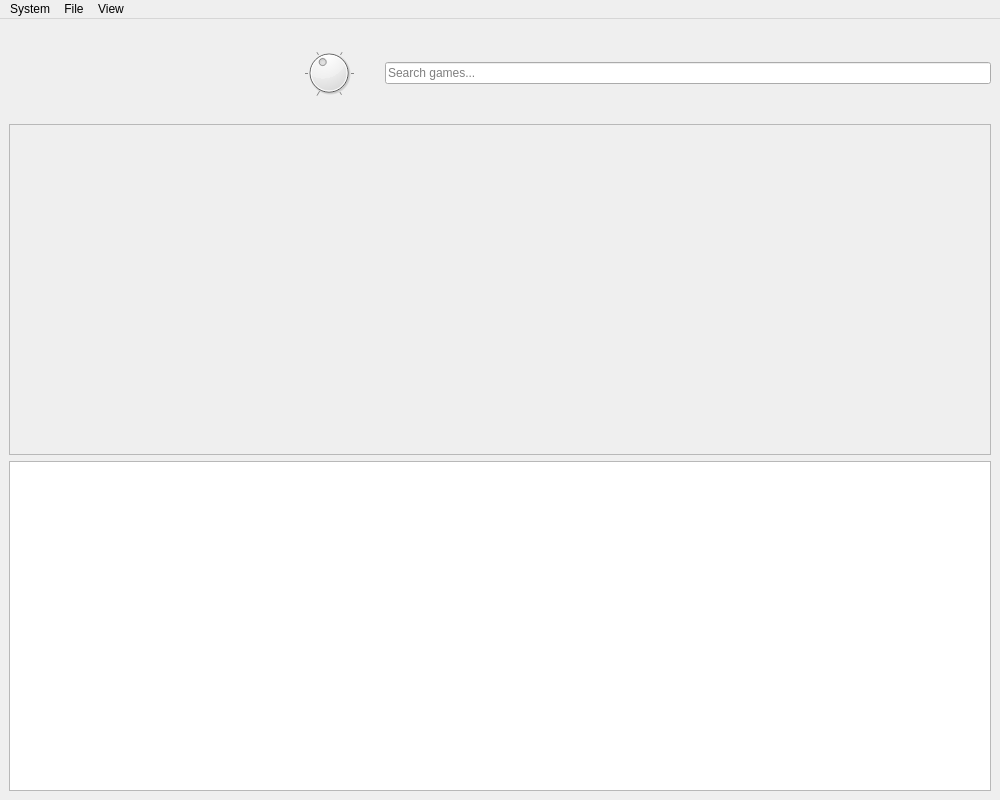
<?xml version="1.0" encoding="UTF-8"?>
<ui version="4.0">
 <class>MainWindow</class>
 <widget class="QMainWindow" name="MainWindow">
  <property name="geometry">
   <rect>
    <x>0</x>
    <y>0</y>
    <width>1000</width>
    <height>800</height>
   </rect>
  </property>
  <property name="windowTitle">
   <string>Perch - Game Library</string>
  </property>
  <widget class="QWidget" name="centralwidget">
   <layout class="QVBoxLayout" name="verticalLayout">
    <item>
     <layout class="QHBoxLayout" name="topRowLayout">
      <property name="topMargin">
       <number>20</number>
      </property>
      <property name="bottomMargin">
       <number>20</number>
      </property>
      <property name="sizeConstraint"><enum>QLayout::SetFixedSize</enum></property>
      <item>
       <widget class="QToolButton" name="settings_button">
        <property name="minimumSize">
         <size>
          <width>48</width>
          <height>48</height>
         </size>
        </property>
        <property name="maximumSize">
         <size>
          <width>48</width>
          <height>48</height>
         </size>
        </property>
        <property name="sizePolicy">
         <sizepolicy hsizetype="Fixed" vsizetype="Fixed">
          <horstretch>0</horstretch>
          <verstretch>0</verstretch>
         </sizepolicy>
        </property>
        <property name="icon">
         <iconset>
          <normaloff>:/assets/settings_icon.png</normaloff>
         </iconset>
        </property>
        <property name="iconSize">
         <size>
          <width>48</width>
          <height>48</height>
         </size>
        </property>
        <property name="toolTip">
         <string>Settings</string>
        </property>
        <property name="autoRaise">
         <bool>true</bool>
        </property>
        <property name="toolButtonStyle">
         <enum>Qt::ToolButtonIconOnly</enum>
        </property>
       </widget>
      </item>
      <item>
       <widget class="QToolButton" name="controller_config_button">
        <property name="minimumSize">
         <size>
          <width>48</width>
          <height>48</height>
         </size>
        </property>
        <property name="maximumSize">
         <size>
          <width>48</width>
          <height>48</height>
         </size>
        </property>
        <property name="sizePolicy">
         <sizepolicy hsizetype="Fixed" vsizetype="Fixed">
          <horstretch>0</horstretch>
          <verstretch>0</verstretch>
         </sizepolicy>
        </property>
        <property name="icon">
         <iconset>
          <normaloff>:/assets/controller_config_icon.png</normaloff>
         </iconset>
        </property>
        <property name="iconSize">
         <size>
          <width>48</width>
          <height>48</height>
         </size>
        </property>
        <property name="toolTip">
         <string>Controller Config</string>
        </property>
        <property name="autoRaise">
         <bool>true</bool>
        </property>
        <property name="toolButtonStyle">
         <enum>Qt::ToolButtonIconOnly</enum>
        </property>
       </widget>
      </item>
      <item>
       <widget class="QToolButton" name="grid_button">
        <property name="minimumSize">
         <size>
          <width>48</width>
          <height>48</height>
         </size>
        </property>
        <property name="maximumSize">
         <size>
          <width>48</width>
          <height>48</height>
         </size>
        </property>
        <property name="sizePolicy">
         <sizepolicy hsizetype="Fixed" vsizetype="Fixed">
          <horstretch>0</horstretch>
          <verstretch>0</verstretch>
         </sizepolicy>
        </property>
        <property name="icon">
         <iconset>
          <normaloff>:/assets/grid_icon.png</normaloff>
         </iconset>
        </property>
        <property name="iconSize">
         <size>
          <width>48</width>
          <height>48</height>
         </size>
        </property>
        <property name="toolTip">
         <string>Grid View</string>
        </property>
        <property name="autoRaise">
         <bool>true</bool>
        </property>
        <property name="toolButtonStyle">
         <enum>Qt::ToolButtonIconOnly</enum>
        </property>
       </widget>
      </item>
      <item>
       <widget class="QToolButton" name="list_button">
        <property name="minimumSize">
         <size>
          <width>48</width>
          <height>48</height>
         </size>
        </property>
        <property name="maximumSize">
         <size>
          <width>48</width>
          <height>48</height>
         </size>
        </property>
        <property name="sizePolicy">
         <sizepolicy hsizetype="Fixed" vsizetype="Fixed">
          <horstretch>0</horstretch>
          <verstretch>0</verstretch>
         </sizepolicy>
        </property>
        <property name="icon">
         <iconset>
          <normaloff>:/assets/list_icon.png</normaloff>
         </iconset>
        </property>
        <property name="iconSize">
         <size>
          <width>48</width>
          <height>48</height>
         </size>
        </property>
        <property name="toolTip">
         <string>List View</string>
        </property>
        <property name="autoRaise">
         <bool>true</bool>
        </property>
        <property name="toolButtonStyle">
         <enum>Qt::ToolButtonIconOnly</enum>
        </property>
       </widget>
      </item>
      <item>
       <widget class="QToolButton" name="title_toggle_button">
        <property name="minimumSize">
         <size>
          <width>48</width>
          <height>48</height>
         </size>
        </property>
        <property name="maximumSize">
         <size>
          <width>48</width>
          <height>48</height>
         </size>
        </property>
        <property name="sizePolicy">
         <sizepolicy hsizetype="Fixed" vsizetype="Fixed">
          <horstretch>0</horstretch>
          <verstretch>0</verstretch>
         </sizepolicy>
        </property>
        <property name="icon">
         <iconset>
          <normaloff>:/assets/tag_icon.png</normaloff>
         </iconset>
        </property>
        <property name="iconSize">
         <size>
          <width>48</width>
          <height>48</height>
         </size>
        </property>
        <property name="toolTip">
         <string>Show Titles</string>
        </property>
        <property name="checkable">
         <bool>true</bool>
        </property>
        <property name="autoRaise">
         <bool>true</bool>
        </property>
        <property name="toolButtonStyle">
         <enum>Qt::ToolButtonIconOnly</enum>
        </property>
       </widget>
      </item>
      <item>
       <widget class="QDial" name="gridSizeDial">
        <property name="minimum">
         <number>1</number>
        </property>
        <property name="maximum">
         <number>6</number>
        </property>
        <property name="value">
         <number>3</number>
        </property>
        <property name="notchesVisible">
         <bool>true</bool>
        </property>
       </widget>
      </item>
      <item>
       <widget class="QLineEdit" name="search_bar">
        <property name="placeholderText">
         <string>Search games...</string>
        </property>
       </widget>
      </item>
     </layout>
    </item>
    <item>
     <widget class="QScrollArea" name="scrollArea">
      <property name="widgetResizable">
       <bool>true</bool>
      </property>
      <widget class="QWidget" name="scrollAreaWidgetContents">
       <property name="geometry">
        <rect>
         <x>0</x>
         <y>0</y>
         <width>974</width>
         <height>651</height>
        </rect>
       </property>
       <layout class="QGridLayout" name="gridLayout"/>
      </widget>
     </widget>
    </item>
    <item>
     <widget class="QListView" name="listView">
      <property name="visible">
       <bool>false</bool>
      </property>
     </widget>
    </item>
   </layout>
  </widget>
  <widget class="QMenuBar" name="menubar">
   <property name="geometry">
    <rect>
     <x>0</x>
     <y>0</y>
     <width>1000</width>
     <height>37</height>
    </rect>
   </property>
   <widget class="QMenu" name="menuSystem">
    <property name="title">
     <string>System</string>
    </property>
    <addaction name="actionSettings"/>
    <addaction name="actionControllerSettings"/>
   </widget>
   <widget class="QMenu" name="menuFile">
    <property name="title">
     <string>File</string>
    </property>
    <addaction name="actionAddGame"/>
    <addaction name="actionExit"/>
   </widget>
   <widget class="QMenu" name="menuView">
    <property name="title">
     <string>View</string>
    </property>
    <addaction name="actionToggleTitles"/>
    <addaction name="actionGridView"/>
    <addaction name="actionListView"/>
   </widget>
   <addaction name="menuSystem"/>
   <addaction name="menuFile"/>
   <addaction name="menuView"/>
  </widget>
  <action name="actionSettings">
   <property name="text">
    <string>Settings</string>
   </property>
  </action>
  <action name="actionControllerSettings">
   <property name="text">
    <string>Controller Settings...</string>
   </property>
  </action>
  <action name="actionAddGame">
   <property name="text">
    <string>Add Game</string>
   </property>
  </action>
  <action name="actionExit">
   <property name="text">
    <string>Exit</string>
   </property>
  </action>
  <action name="actionToggleTitles">
   <property name="checkable">
    <bool>true</bool>
   </property>
   <property name="text">
    <string>Show Titles</string>
   </property>
  </action>
  <action name="actionGridView">
   <property name="text">
    <string>Grid View</string>
   </property>
  </action>
  <action name="actionListView">
   <property name="text">
    <string>List View</string>
   </property>
  </action>
 </widget>
 <resources/>
 <connections/>
</ui>
